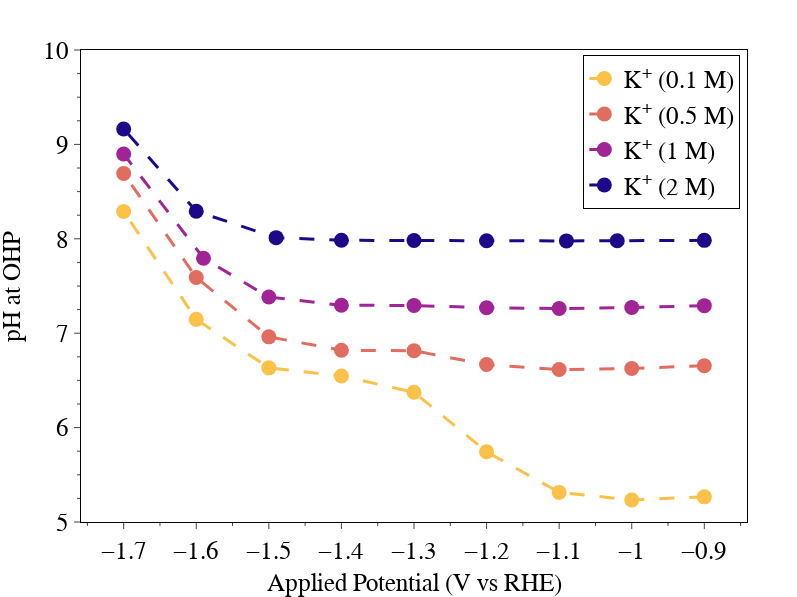

This figure's notebook cell:
### Code cell
fig = px.scatter(df, x='V vs RHE', y='pH',hover_data={'index': (df.index)},color= df.index,color_discrete_map=color_dict)

fig.update_traces(line=dict(dash='longdash',width=3),
                  marker=dict(size=15),mode='lines+markers')

fig.update_layout(
    width=797,
    height=597,
    showlegend=True,
    # title=dict(
    #      text='Ethylene',
    #      x=0.5,
    #      font_size=25),
    legend=dict(
     bordercolor='black', 
     borderwidth=1,
     title='',
     yanchor="top",
     y=0.99,
     xanchor="right",
     font_size=25,
     x=0.99),
    font=dict(family="Arial", color="black"),
    hoverlabel={"namelength": -1},
     margin=dict(
         l=0,
         r=50,
         b=0,
         t=50,
     ),
    paper_bgcolor="white",
    plot_bgcolor="white",
    xaxis=dict(
        title=rf'Applied Potential (V vs RHE)',
        title_font_size=25,
        showline=True,
        #linewidth=3,
        linecolor="black",
        mirror=True,
        showgrid=False,
        zeroline=False,
        #gridcolor="rgba(0,0,0,0.3)",
        ticks="outside",
        tickfont_size=25,
        #tickformat="d",
        #range=[-1.2,-0.2],
        #tick0=0.5,
        minor=dict(ticklen=3,dtick=0.05),
        # dtick=0.2,
        #tickwidth=3,
        ticklen=6,
    ),
    yaxis=dict(
        title=rf'pH at OHP',
        title_font=dict(size=25),
        showline=True,
        title_standoff=25,
        #linewidth=3,
        linecolor="black",
        mirror=True,
        showgrid=False,
        zeroline=False,
        #gridcolor="rgba(0,0,0,0.3)",
        ticks="outside",
        tickfont_size=25,
        #tickformat="d",
        #tick0=0.5,
        minor=dict(ticklen=3,dtick=0.25),
        # dtick=0.4,
        range=[5,10],
        #tickwidth=3,
        ticklen=6,
    ),
)

fig.write_image('pH_conc.png',scale=5)
fig.show()

### Figure 1 — Plotly figure (JSON) as saved in the notebook; plotly's stock layout.template omitted (floating-point values rounded to 4 significant figures)
{"data": [{"customdata": [["K<sup>+</sup> (0.1 M)"], ["K<sup>+</sup> (0.1 M)"], ["K<sup>+</sup> (0.1 M)"], ["K<sup>+</sup> (0.1 M)"], ["K<sup>+</sup> (0.1 M)"], ["K<sup>+</sup> (0.1 M)"], ["K<sup>+</sup> (0.1 M)"], ["K<sup>+</sup> (0.1 M)"], ["K<sup>+</sup> (0.1 M)"]], "hovertemplate": "index=%{customdata[0]}<br>V vs RHE=%{x}<br>pH=%{y}<extra></extra>", "legendgroup": "K<sup>+</sup> (0.1 M)", "line": {"dash": "longdash", "width": 3}, "marker": {"color": "#fbc148", "size": 15, "symbol": "circle"}, "mode": "lines+markers", "name": "K<sup>+</sup> (0.1 M)", "orientation": "v", "showlegend": true, "type": "scatter", "x": [-0.9, -1, -1.1, -1.2, -1.3, -1.4, -1.5, -1.6, -1.7], "xaxis": "x", "y": [5.266, 5.234, 5.314, 5.744, 6.374, 6.546, 6.633, 7.146, 8.29], "yaxis": "y"}, {"customdata": [["K<sup>+</sup> (0.5 M)"], ["K<sup>+</sup> (0.5 M)"], ["K<sup>+</sup> (0.5 M)"], ["K<sup>+</sup> (0.5 M)"], ["K<sup>+</sup> (0.5 M)"], ["K<sup>+</sup> (0.5 M)"], ["K<sup>+</sup> (0.5 M)"], ["K<sup>+</sup> (0.5 M)"], ["K<sup>+</sup> (0.5 M)"]], "hovertemplate": "index=%{customdata[0]}<br>V vs RHE=%{x}<br>pH=%{y}<extra></extra>", "legendgroup": "K<sup>+</sup> (0.5 M)", "line": {"dash": "longdash", "width": 3}, "marker": {"color": "#e16c60", "size": 15, "symbol": "circle"}, "mode": "lines+markers", "name": "K<sup>+</sup> (0.5 M)", "orientation": "v", "showlegend": true, "type": "scatter", "x": [-0.9, -1, -1.1, -1.2, -1.3, -1.4, -1.5, -1.6, -1.7], "xaxis": "x", "y": [6.656, 6.626, 6.615, 6.668, 6.814, 6.82, 6.961, 7.59, 8.692], "yaxis": "y"}, {"customdata": [["K<sup>+</sup> (1 M)"], ["K<sup>+</sup> (1 M)"], ["K<sup>+</sup> (1 M)"], ["K<sup>+</sup> (1 M)"], ["K<sup>+</sup> (1 M)"], ["K<sup>+</sup> (1 M)"], ["K<sup>+</sup> (1 M)"], ["K<sup>+</sup> (1 M)"], ["K<sup>+</sup> (1 M)"]], "hovertemplate": "index=%{customdata[0]}<br>V vs RHE=%{x}<br>pH=%{y}<extra></extra>", "legendgroup": "K<sup>+</sup> (1 M)", "line": {"dash": "longdash", "width": 3}, "marker": {"color": "#a02495", "size": 15, "symbol": "circle"}, "mode": "lines+markers", "name": "K<sup>+</sup> (1 M)", "orientation": "v", "showlegend": true, "type": "scatter", "x": [-0.9, -1, -1.1, -1.2, -1.3, -1.4, -1.5, -1.59, -1.7], "xaxis": "x", "y": [7.292, 7.272, 7.261, 7.27, 7.293, 7.296, 7.383, 7.794, 8.898], "yaxis": "y"}, {"customdata": [["K<sup>+</sup> (2 M)"], ["K<sup>+</sup> (2 M)"], ["K<sup>+</sup> (2 M)"], ["K<sup>+</sup> (2 M)"], ["K<sup>+</sup> (2 M)"], ["K<sup>+</sup> (2 M)"], ["K<sup>+</sup> (2 M)"], ["K<sup>+</sup> (2 M)"], ["K<sup>+</sup> (2 M)"]], "hovertemplate": "index=%{customdata[0]}<br>V vs RHE=%{x}<br>pH=%{y}<extra></extra>", "legendgroup": "K<sup>+</sup> (2 M)", "line": {"dash": "longdash", "width": 3}, "marker": {"color": "#1c0989", "size": 15, "symbol": "circle"}, "mode": "lines+markers", "name": "K<sup>+</sup> (2 M)", "orientation": "v", "showlegend": true, "type": "scatter", "x": [-0.9, -1.02, -1.09, -1.2, -1.3, -1.4, -1.49, -1.6, -1.7], "xaxis": "x", "y": [7.984, 7.979, 7.978, 7.98, 7.982, 7.984, 8.012, 8.291, 9.163], "yaxis": "y"}], "layout": {"font": {"color": "black", "family": "Arial"}, "height": 597, "hoverlabel": {"namelength": -1}, "legend": {"bordercolor": "black", "borderwidth": 1, "font": {"size": 25}, "title": {"text": ""}, "tracegroupgap": 0, "x": 0.99, "xanchor": "right", "y": 0.99, "yanchor": "top"}, "margin": {"b": 0, "l": 0, "r": 50, "t": 50}, "paper_bgcolor": "white", "plot_bgcolor": "white", "showlegend": true, "width": 797, "xaxis": {"anchor": "y", "domain": [0, 1], "linecolor": "black", "minor": {"dtick": 0.05, "ticklen": 3}, "mirror": true, "showgrid": false, "showline": true, "tickfont": {"size": 25}, "ticklen": 6, "ticks": "outside", "title": {"font": {"size": 25}, "text": "Applied Potential (V vs RHE)"}, "zeroline": false}, "yaxis": {"anchor": "x", "domain": [0, 1], "linecolor": "black", "minor": {"dtick": 0.25, "ticklen": 3}, "mirror": true, "range": [5, 10], "showgrid": false, "showline": true, "tickfont": {"size": 25}, "ticklen": 6, "ticks": "outside", "title": {"font": {"size": 25}, "standoff": 25, "text": "pH at OHP"}, "zeroline": false}}}
